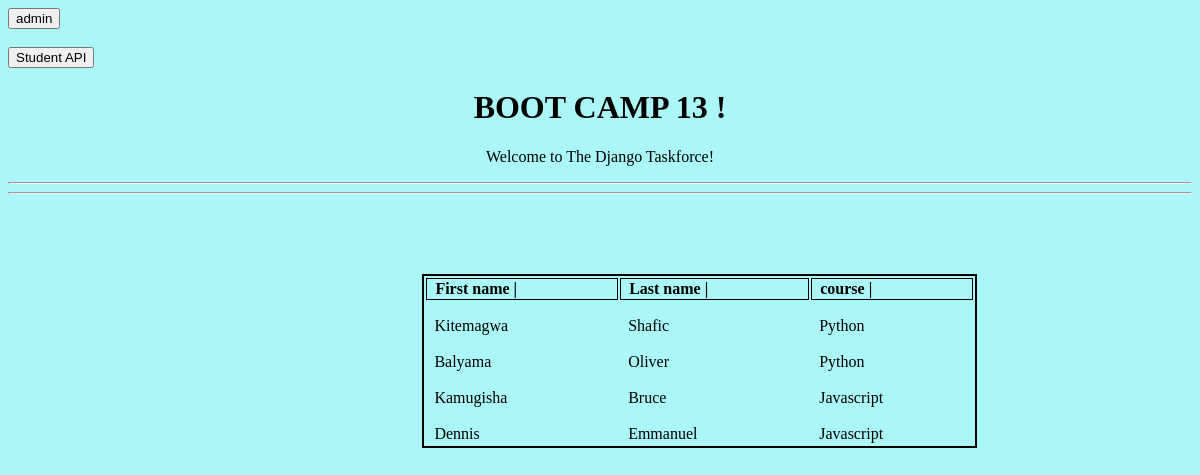
The page / on the database its author committed.
### bootcamp13/models.py (models this page shows, shortened)
class BootcampMembers(models.Model):
    fName = models.CharField(max_length=100)
    lName = models.CharField(max_length=100)
    course = models.CharField(max_length=100)

### bootcamp13/views.py (the view)
# urls.py: path('', views.home, name = 'home'),
def home(request):
    members = BootcampMembers.objects.all()
    context = {
        'members':members
    }
    return render(request, 'home.html', context)

### bootcamp13/templates/home.html (shortened to what this page needs)
<!DOCTYPE html>
<html>
<head>
</head>
<body>
<a href="http://127.0.0.1:8000/admin/"> <input type="button" value="admin"></a><br><br>
<a href="http://127.0.0.1:8000/all_students/"><input type="button" value="Student API"></a>
<center><h1>BOOT CAMP 13 !</h1>
<p> Welcome to The Django Taskforce!</p></center><hr>
<div class="container">
    <table>
        <thead>
            <tr>
                <th>First name | </th>
                <th>Last name |</th>
                <th>course |</th>
            </tr>
        </thead>
        <hr>
        {% for x in members %}
        <tbody>
            <tr>
                <td>{{x.fName}}</td>
                <td>{{x.lName}}</td>
                <td>{{x.course}}</td>
                <br>
            </tr>
        </tbody>
        {% endfor %}
    </table>
</div>
</body>
</html>

### bootcamp13/templates/home.html (style rules this page uses)
body { background-color: rgb(171, 247, 247); }
table { border: solid 2px; margin-left: 35%; }
th { border: solid 1px; padding-right: 100px; padding-left: 8px; }
td { padding-top: 15px; padding-left: 8px; }

### rows shown on the page
BootcampMembers: fName "Kitemagwa", lName "Shafic", course "Python"
BootcampMembers: fName "Balyama", lName "Oliver", course "Python"
BootcampMembers: fName "Kamugisha", lName "Bruce", course "Javascript"
BootcampMembers: fName "Dennis", lName "Emmanuel", course "Javascript"
